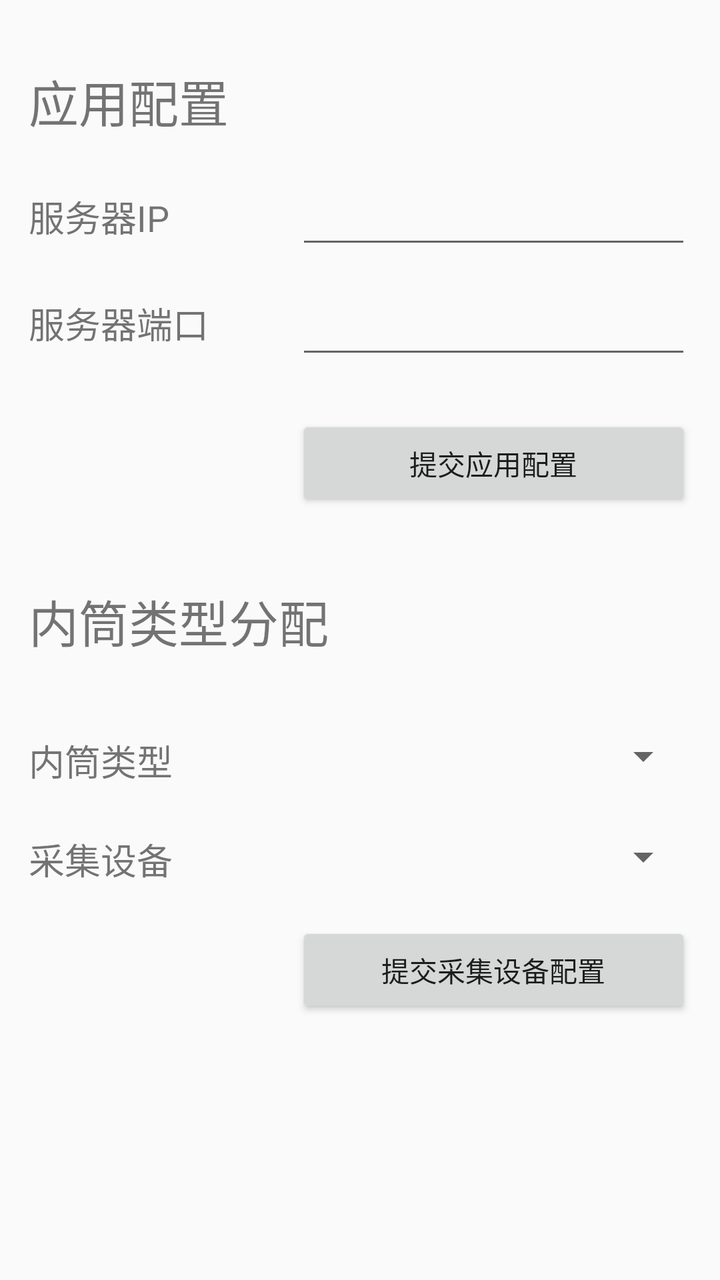
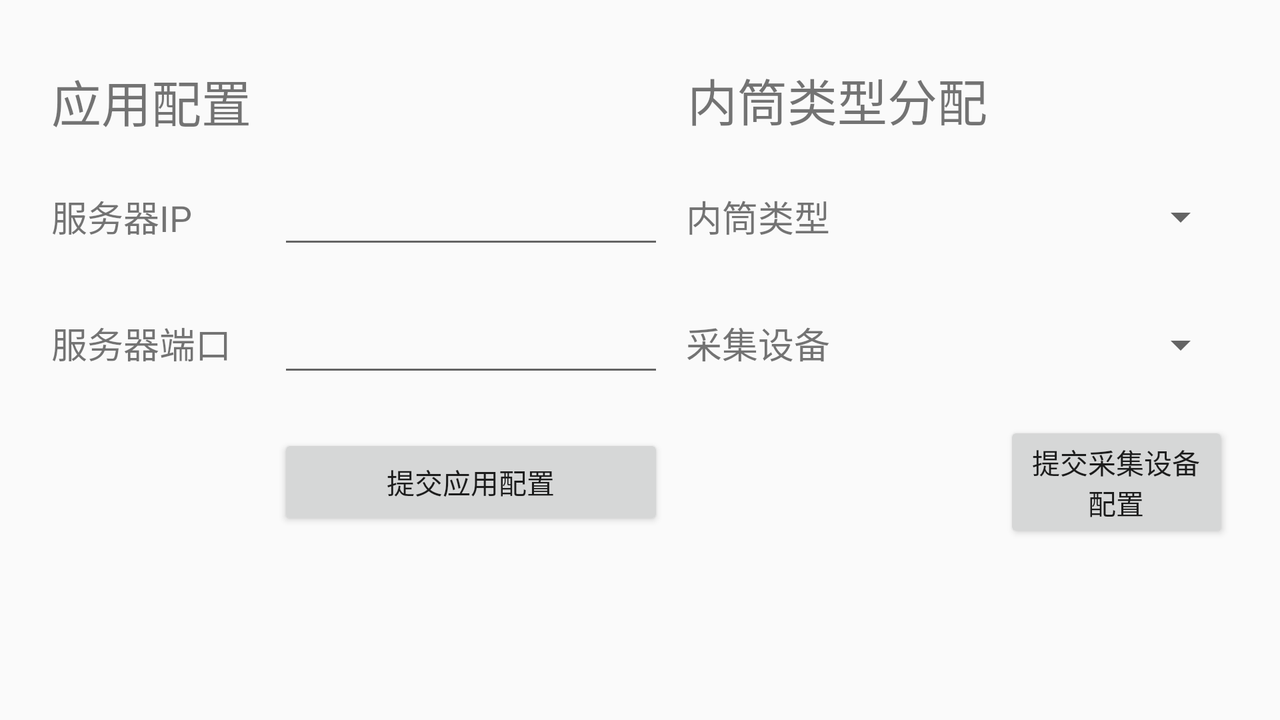

One screen, two layout resources from the same app: the default and the repository's alternative for another configuration. Each is rendered where Android would select it; the XML of both is given below.
<!-- AndroidManifest.xml: application theme AppTheme -->
<!-- res/layout/activity_app_config.xml -->
<?xml version="1.0" encoding="utf-8"?>
<androidx.constraintlayout.widget.ConstraintLayout xmlns:android="http://schemas.android.com/apk/res/android"
    xmlns:app="http://schemas.android.com/apk/res-auto"
    xmlns:tools="http://schemas.android.com/tools"
    android:layout_width="match_parent"
    android:layout_height="match_parent"
    tools:context=".AppConfigActivity">

    <androidx.constraintlayout.widget.Guideline
        android:id="@+id/guideline7"
        android:layout_width="wrap_content"
        android:layout_height="wrap_content"
        android:orientation="horizontal"
        app:layout_constraintGuide_begin="21dp" />

    <androidx.constraintlayout.widget.Guideline
        android:id="@+id/guideline8"
        android:layout_width="wrap_content"
        android:layout_height="wrap_content"
        android:orientation="horizontal"
        app:layout_constraintGuide_begin="81dp" />

    <TextView
        android:id="@+id/app_configuration"
        style="@style/title_style"
        android:layout_width="wrap_content"
        android:layout_height="wrap_content"
        android:text="@string/app_config"
        app:layout_constraintBottom_toTopOf="@+id/guideline8"
        app:layout_constraintEnd_toStartOf="@+id/guideline13"
        app:layout_constraintHorizontal_bias="0.0"
        app:layout_constraintStart_toStartOf="@+id/guideline9"
        app:layout_constraintTop_toTopOf="@+id/guideline7"
        app:layout_constraintVertical_bias="0.473" />

    <androidx.constraintlayout.widget.Guideline
        android:id="@+id/guideline9"
        android:layout_width="wrap_content"
        android:layout_height="wrap_content"
        android:orientation="vertical"
        app:layout_constraintGuide_percent="0.04" />

    <androidx.constraintlayout.widget.Guideline
        android:id="@+id/guideline10"
        android:layout_width="wrap_content"
        android:layout_height="wrap_content"
        android:orientation="vertical"
        app:layout_constraintGuide_percent="0.96" />

    <androidx.constraintlayout.widget.Guideline
        android:id="@+id/guideline11"
        android:layout_width="wrap_content"
        android:layout_height="wrap_content"
        android:orientation="horizontal"
        app:layout_constraintGuide_begin="136dp" />

    <androidx.constraintlayout.widget.Guideline
        android:id="@+id/guideline12"
        android:layout_width="wrap_content"
        android:layout_height="wrap_content"
        android:orientation="horizontal"
        app:layout_constraintGuide_begin="191dp" />

    <TextView
        android:id="@+id/label_ip"
        style="@style/label_style"
        android:layout_width="wrap_content"
        android:layout_height="wrap_content"
        android:text="@string/server_ip"
        app:layout_constraintBottom_toTopOf="@+id/guideline11"
        app:layout_constraintEnd_toStartOf="@+id/guideline13"
        app:layout_constraintHorizontal_bias="0.0"
        app:layout_constraintStart_toStartOf="@+id/guideline9"
        app:layout_constraintTop_toTopOf="@+id/guideline8"
        app:layout_constraintVertical_bias="0.489" />

    <TextView
        android:id="@+id/label_port"
        style="@style/label_style"
        android:layout_width="wrap_content"
        android:layout_height="wrap_content"
        android:layout_marginEnd="32dp"
        android:text="@string/server_port"
        app:layout_constraintBottom_toTopOf="@+id/guideline12"
        app:layout_constraintEnd_toStartOf="@+id/guideline13"
        app:layout_constraintHorizontal_bias="0.0"
        app:layout_constraintStart_toStartOf="@+id/guideline9"
        app:layout_constraintTop_toTopOf="@+id/guideline11"
        app:layout_constraintVertical_bias="0.425" />

    <androidx.constraintlayout.widget.Guideline
        android:id="@+id/guideline13"
        android:layout_width="wrap_content"
        android:layout_height="wrap_content"
        android:orientation="vertical"
        app:layout_constraintGuide_begin="148dp" />

    <EditText
        android:id="@+id/server_ip"
        android:layout_width="0dp"
        android:layout_height="wrap_content"
        android:ems="10"
        android:inputType="number"
        app:layout_constraintBottom_toTopOf="@+id/guideline11"
        app:layout_constraintEnd_toStartOf="@+id/guideline10"
        app:layout_constraintStart_toStartOf="@+id/guideline13"
        app:layout_constraintTop_toTopOf="@+id/guideline8"
        android:autofillHints=""
        tools:ignore="LabelFor" />

    <EditText
        android:id="@+id/server_port"
        android:layout_width="0dp"
        android:layout_height="wrap_content"
        android:ems="10"
        android:inputType="number"
        app:layout_constraintBottom_toTopOf="@+id/guideline12"
        app:layout_constraintEnd_toStartOf="@+id/guideline10"
        app:layout_constraintStart_toStartOf="@+id/guideline13"
        app:layout_constraintTop_toTopOf="@+id/guideline11"
        android:autofillHints=""
        tools:ignore="LabelFor" />

    <Button
        android:id="@+id/go_device_config"
        android:layout_width="0dp"
        android:layout_height="wrap_content"
        android:text="@string/commit_app_config"
        app:layout_constraintBottom_toTopOf="@+id/guideline14"
        app:layout_constraintEnd_toStartOf="@+id/guideline10"
        app:layout_constraintStart_toStartOf="@+id/guideline13"
        app:layout_constraintTop_toTopOf="@+id/guideline12" />

    <androidx.constraintlayout.widget.Guideline
        android:id="@+id/guideline14"
        android:layout_width="wrap_content"
        android:layout_height="wrap_content"
        android:orientation="horizontal"
        app:layout_constraintGuide_begin="272dp" />

    <androidx.constraintlayout.widget.Guideline
        android:id="@+id/guideline30"
        android:layout_width="wrap_content"
        android:layout_height="wrap_content"
        android:orientation="horizontal"
        app:layout_constraintGuide_begin="351dp" />

    <androidx.constraintlayout.widget.Guideline
        android:id="@+id/guideline31"
        android:layout_width="wrap_content"
        android:layout_height="wrap_content"
        android:orientation="horizontal"
        app:layout_constraintGuide_begin="405dp" />

    <TextView
        android:id="@+id/inner_box_distribution"
        style="@style/title_style"
        android:layout_width="wrap_content"
        android:layout_height="wrap_content"
        android:text="@string/inner_box_type_distribution"
        app:layout_constraintBottom_toTopOf="@+id/guideline30"
        app:layout_constraintEnd_toStartOf="@+id/guideline13"
        app:layout_constraintHorizontal_bias="0.0"
        app:layout_constraintStart_toStartOf="@+id/guideline9"
        app:layout_constraintTop_toTopOf="@+id/guideline14"
        app:layout_constraintVertical_bias="0.478" />

    <TextView
        android:id="@+id/label_box_type"
        style="@style/label_style"
        android:layout_width="wrap_content"
        android:layout_height="wrap_content"
        android:text="@string/inner_box_type"
        app:layout_constraintBottom_toTopOf="@+id/guideline31"
        app:layout_constraintEnd_toStartOf="@+id/guideline13"
        app:layout_constraintHorizontal_bias="0.0"
        app:layout_constraintStart_toStartOf="@+id/guideline9"
        app:layout_constraintTop_toTopOf="@+id/guideline30"
        app:layout_constraintVertical_bias="0.58" />

    <androidx.constraintlayout.widget.Guideline
        android:id="@+id/guideline32"
        android:layout_width="wrap_content"
        android:layout_height="wrap_content"
        android:orientation="horizontal"
        app:layout_constraintGuide_begin="452dp" />

    <androidx.constraintlayout.widget.Guideline
        android:id="@+id/guideline33"
        android:layout_width="wrap_content"
        android:layout_height="wrap_content"
        android:orientation="horizontal"
        app:layout_constraintGuide_begin="518dp" />

    <TextView
        android:id="@+id/label_device_id"
        style="@style/label_style"
        android:layout_width="wrap_content"
        android:layout_height="wrap_content"
        android:text="@string/collection_device_id"
        app:layout_constraintBottom_toTopOf="@+id/guideline32"
        app:layout_constraintEnd_toStartOf="@+id/guideline13"
        app:layout_constraintHorizontal_bias="0.0"
        app:layout_constraintStart_toStartOf="@+id/guideline9"
        app:layout_constraintTop_toTopOf="@+id/guideline31"
        app:layout_constraintVertical_bias="0.547" />

    <Button
        android:id="@+id/commit_device_conf"
        android:layout_width="0dp"
        android:layout_height="wrap_content"
        android:text="@string/commit_box_type"
        app:layout_constraintBottom_toTopOf="@+id/guideline33"
        app:layout_constraintEnd_toStartOf="@+id/guideline10"
        app:layout_constraintStart_toStartOf="@+id/guideline13"
        app:layout_constraintTop_toTopOf="@+id/guideline32" />

    <Spinner
        android:id="@+id/box_type_container"
        android:layout_width="0dp"
        android:layout_height="25dp"
        app:layout_constraintBottom_toTopOf="@+id/guideline31"
        app:layout_constraintEnd_toStartOf="@+id/guideline10"
        app:layout_constraintStart_toStartOf="@+id/guideline13"
        app:layout_constraintTop_toTopOf="@+id/guideline30" />

    <Spinner
        android:id="@+id/device_container"
        android:layout_width="0dp"
        android:layout_height="25dp"
        app:layout_constraintBottom_toTopOf="@+id/guideline32"
        app:layout_constraintEnd_toStartOf="@+id/guideline10"
        app:layout_constraintStart_toStartOf="@+id/guideline13"
        app:layout_constraintTop_toTopOf="@+id/guideline31" />

</androidx.constraintlayout.widget.ConstraintLayout>
<!-- resources referenced by this layout -->
<resources>
  <string name="app_config">应用配置</string>
  <string name="collection_device_id">采集设备</string>
  <string name="commit_app_config">提交应用配置</string>
  <string name="commit_box_type">提交采集设备配置</string>
  <string name="inner_box_type">内筒类型</string>
  <string name="inner_box_type_distribution">内筒类型分配</string>
  <string name="server_ip">服务器IP</string>
  <string name="server_port">服务器端口</string>
  <style name="label_style">
          <item name="android:textSize">18sp</item>
      </style>
  <style name="title_style">
          <item name="android:textSize">25sp</item>
      </style>
  <style name="AppTheme" parent="Theme.AppCompat.Light.DarkActionBar">
          
          <item name="colorPrimary">@color/colorPrimary</item>
          <item name="colorPrimaryDark">@color/colorPrimaryDark</item>
          <item name="colorAccent">@color/colorAccent</item>
      </style>
</resources>
<!-- res/layout-land/activity_app_config.xml (the repository's variant of the layout above) -->
<!-- drawn on the phone turned sideways -->
<?xml version="1.0" encoding="utf-8"?>
<androidx.constraintlayout.widget.ConstraintLayout xmlns:android="http://schemas.android.com/apk/res/android"
    xmlns:app="http://schemas.android.com/apk/res-auto"
    xmlns:tools="http://schemas.android.com/tools"
    android:layout_width="match_parent"
    android:layout_height="match_parent"
    tools:context=".AppConfigActivity">

    <androidx.constraintlayout.widget.Guideline
        android:id="@+id/guideline7"
        android:layout_width="wrap_content"
        android:layout_height="wrap_content"
        android:orientation="horizontal"
        app:layout_constraintGuide_begin="21dp" />

    <androidx.constraintlayout.widget.Guideline
        android:id="@+id/guideline8"
        android:layout_width="wrap_content"
        android:layout_height="wrap_content"
        android:orientation="horizontal"
        app:layout_constraintGuide_begin="81dp" />

    <TextView
        android:id="@+id/app_configuration"
        style="@style/title_style"
        android:layout_width="wrap_content"
        android:layout_height="wrap_content"
        android:text="@string/app_config"
        app:layout_constraintBottom_toTopOf="@+id/guideline8"
        app:layout_constraintEnd_toStartOf="@+id/guideline13"
        app:layout_constraintHorizontal_bias="0.0"
        app:layout_constraintStart_toStartOf="@+id/guideline9"
        app:layout_constraintTop_toTopOf="@+id/guideline7"
        app:layout_constraintVertical_bias="0.473" />

    <androidx.constraintlayout.widget.Guideline
        android:id="@+id/guideline9"
        android:layout_width="wrap_content"
        android:layout_height="wrap_content"
        android:orientation="vertical"
        app:layout_constraintGuide_percent="0.04" />

    <androidx.constraintlayout.widget.Guideline
        android:id="@+id/guideline10"
        android:layout_width="wrap_content"
        android:layout_height="wrap_content"
        android:orientation="vertical"
        app:layout_constraintGuide_percent="0.96" />

    <androidx.constraintlayout.widget.Guideline
        android:id="@+id/guideline11"
        android:layout_width="wrap_content"
        android:layout_height="wrap_content"
        android:orientation="horizontal"
        app:layout_constraintGuide_begin="136dp" />

    <androidx.constraintlayout.widget.Guideline
        android:id="@+id/guideline12"
        android:layout_width="wrap_content"
        android:layout_height="wrap_content"
        android:orientation="horizontal"
        app:layout_constraintGuide_begin="209dp" />

    <TextView
        android:id="@+id/label_ip"
        style="@style/label_style"
        android:layout_width="wrap_content"
        android:layout_height="wrap_content"
        android:text="@string/server_ip"
        app:layout_constraintBottom_toTopOf="@+id/guideline11"
        app:layout_constraintEnd_toStartOf="@+id/guideline13"
        app:layout_constraintHorizontal_bias="0.0"
        app:layout_constraintStart_toStartOf="@+id/guideline9"
        app:layout_constraintTop_toTopOf="@+id/guideline8"
        app:layout_constraintVertical_bias="0.489" />

    <TextView
        android:id="@+id/label_port"
        style="@style/label_style"
        android:layout_width="wrap_content"
        android:layout_height="wrap_content"
        android:layout_marginEnd="32dp"
        android:text="@string/server_port"
        app:layout_constraintBottom_toTopOf="@+id/guideline12"
        app:layout_constraintEnd_toStartOf="@+id/guideline13"
        app:layout_constraintHorizontal_bias="0.0"
        app:layout_constraintStart_toStartOf="@+id/guideline9"
        app:layout_constraintTop_toTopOf="@+id/guideline11"
        app:layout_constraintVertical_bias="0.479" />

    <androidx.constraintlayout.widget.Guideline
        android:id="@+id/guideline13"
        android:layout_width="wrap_content"
        android:layout_height="wrap_content"
        android:orientation="vertical"
        app:layout_constraintGuide_begin="139dp" />

    <EditText
        android:id="@+id/server_ip"
        android:layout_width="0dp"
        android:layout_height="wrap_content"
        android:ems="10"
        android:inputType="number"
        app:layout_constraintBottom_toTopOf="@+id/guideline11"
        app:layout_constraintEnd_toStartOf="@+id/guideline34"
        app:layout_constraintStart_toStartOf="@+id/guideline13"
        app:layout_constraintTop_toTopOf="@+id/guideline8"
        android:autofillHints=""
        tools:ignore="LabelFor" />

    <EditText
        android:id="@+id/server_port"
        android:layout_width="0dp"
        android:layout_height="wrap_content"
        android:ems="10"
        android:inputType="number"
        app:layout_constraintBottom_toTopOf="@+id/guideline12"
        app:layout_constraintEnd_toStartOf="@+id/guideline34"
        app:layout_constraintStart_toStartOf="@+id/guideline13"
        app:layout_constraintTop_toTopOf="@+id/guideline11"
        android:autofillHints=""
        tools:ignore="LabelFor" />

    <Button
        android:id="@+id/go_device_config"
        android:layout_width="0dp"
        android:layout_height="wrap_content"
        android:text="@string/commit_app_config"
        app:layout_constraintBottom_toTopOf="@+id/guideline14"
        app:layout_constraintEnd_toStartOf="@+id/guideline34"
        app:layout_constraintStart_toStartOf="@+id/guideline13"
        app:layout_constraintTop_toTopOf="@+id/guideline12" />

    <androidx.constraintlayout.widget.Guideline
        android:id="@+id/guideline14"
        android:layout_width="wrap_content"
        android:layout_height="wrap_content"
        android:orientation="horizontal"
        app:layout_constraintGuide_begin="273dp" />

    <androidx.constraintlayout.widget.Guideline
        android:id="@+id/guideline34"
        android:layout_width="wrap_content"
        android:layout_height="wrap_content"
        android:orientation="vertical"
        app:layout_constraintGuide_begin="332dp" />

    <androidx.constraintlayout.widget.Guideline
        android:id="@+id/guideline35"
        android:layout_width="wrap_content"
        android:layout_height="wrap_content"
        android:orientation="vertical"
        app:layout_constraintGuide_begin="502dp" />

    <TextView
        android:id="@+id/inner_box_distribution"
        style="@style/title_style"
        android:layout_width="wrap_content"
        android:layout_height="wrap_content"
        android:text="@string/inner_box_type_distribution"
        app:layout_constraintBottom_toTopOf="@+id/guideline8"
        app:layout_constraintEnd_toStartOf="@+id/guideline35"
        app:layout_constraintHorizontal_bias="0.578"
        app:layout_constraintStart_toStartOf="@+id/guideline34"
        app:layout_constraintTop_toTopOf="@+id/guideline7"
        app:layout_constraintVertical_bias="0.444" />

    <TextView
        android:id="@+id/label_box_type"
        style="@style/label_style"
        android:layout_width="wrap_content"
        android:layout_height="wrap_content"
        android:text="@string/inner_box_type"
        app:layout_constraintBottom_toTopOf="@+id/guideline11"
        app:layout_constraintEnd_toStartOf="@+id/guideline35"
        app:layout_constraintHorizontal_bias="0.113"
        app:layout_constraintStart_toEndOf="@+id/server_ip"
        app:layout_constraintTop_toTopOf="@+id/guideline8"
        app:layout_constraintVertical_bias="0.487" />

    <TextView
        android:id="@+id/label_device_id"
        style="@style/label_style"
        android:layout_width="wrap_content"
        android:layout_height="wrap_content"
        android:text="@string/collection_device_id"
        app:layout_constraintBottom_toTopOf="@+id/guideline12"
        app:layout_constraintEnd_toStartOf="@+id/guideline35"
        app:layout_constraintHorizontal_bias="0.113"
        app:layout_constraintStart_toEndOf="@+id/server_port"
        app:layout_constraintTop_toTopOf="@+id/guideline11"
        app:layout_constraintVertical_bias="0.48" />

    <Spinner
        android:id="@+id/box_type_container"
        android:layout_width="0dp"
        android:layout_height="25dp"
        app:layout_constraintBottom_toTopOf="@+id/guideline11"
        app:layout_constraintEnd_toStartOf="@+id/guideline10"
        app:layout_constraintStart_toStartOf="@+id/guideline35"
        app:layout_constraintTop_toTopOf="@+id/guideline8" />

    <Spinner
        android:id="@+id/device_container"
        android:layout_width="0dp"
        android:layout_height="25dp"
        app:layout_constraintBottom_toTopOf="@+id/guideline12"
        app:layout_constraintEnd_toStartOf="@+id/guideline10"
        app:layout_constraintStart_toStartOf="@+id/guideline35"
        app:layout_constraintTop_toTopOf="@+id/guideline11" />

    <Button
        android:id="@+id/commit_device_conf"
        android:layout_width="0dp"
        android:layout_height="wrap_content"
        android:text="@string/commit_box_type"
        app:layout_constraintBottom_toTopOf="@+id/guideline14"
        app:layout_constraintEnd_toStartOf="@+id/guideline10"
        app:layout_constraintStart_toStartOf="@+id/guideline35"
        app:layout_constraintTop_toTopOf="@+id/guideline12" />

</androidx.constraintlayout.widget.ConstraintLayout>
